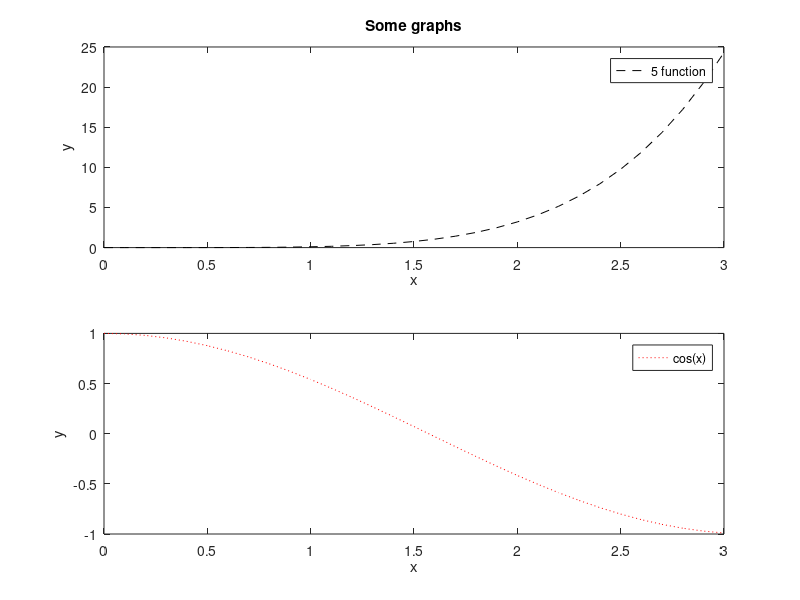

The MATLAB source for this figure:
x=0:0.1:3;
subplot(2,1,1);
plot(x, x.^5/10, "--k;5 function;");
xlabel("x");
ylabel("y");
title("Some graphs");
subplot(2,1,2);
plot(x, cos(x), ":r;cos(x);");
xlabel("x");
ylabel("y");
